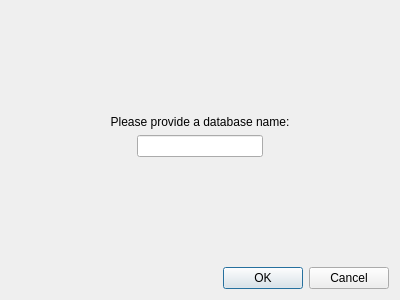
<?xml version="1.0" encoding="UTF-8"?>
<ui version="4.0">
 <class>Dialog</class>
 <widget class="QDialog" name="Dialog">
  <property name="geometry">
   <rect>
    <x>0</x>
    <y>0</y>
    <width>400</width>
    <height>300</height>
   </rect>
  </property>
  <property name="windowTitle">
   <string>Connect to new database</string>
  </property>
  <layout class="QVBoxLayout" name="verticalLayout">
   <item>
    <spacer name="verticalSpacer">
     <property name="orientation">
      <enum>Qt::Vertical</enum>
     </property>
     <property name="sizeHint" stdset="0">
      <size>
       <width>20</width>
       <height>82</height>
      </size>
     </property>
    </spacer>
   </item>
   <item>
    <widget class="QLabel" name="label">
     <property name="text">
      <string>Please provide a database name:</string>
     </property>
     <property name="alignment">
      <set>Qt::AlignCenter</set>
     </property>
    </widget>
   </item>
   <item>
    <layout class="QHBoxLayout" name="horizontalLayout">
     <item>
      <spacer name="horizontalSpacer">
       <property name="orientation">
        <enum>Qt::Horizontal</enum>
       </property>
       <property name="sizeHint" stdset="0">
        <size>
         <width>40</width>
         <height>20</height>
        </size>
       </property>
      </spacer>
     </item>
     <item>
      <widget class="QLineEdit" name="inp_db_name"/>
     </item>
     <item>
      <spacer name="horizontalSpacer_2">
       <property name="orientation">
        <enum>Qt::Horizontal</enum>
       </property>
       <property name="sizeHint" stdset="0">
        <size>
         <width>40</width>
         <height>20</height>
        </size>
       </property>
      </spacer>
     </item>
    </layout>
   </item>
   <item>
    <spacer name="verticalSpacer_2">
     <property name="orientation">
      <enum>Qt::Vertical</enum>
     </property>
     <property name="sizeHint" stdset="0">
      <size>
       <width>20</width>
       <height>81</height>
      </size>
     </property>
    </spacer>
   </item>
   <item>
    <widget class="QDialogButtonBox" name="buttons">
     <property name="orientation">
      <enum>Qt::Horizontal</enum>
     </property>
     <property name="standardButtons">
      <set>QDialogButtonBox::Cancel|QDialogButtonBox::Ok</set>
     </property>
    </widget>
   </item>
  </layout>
 </widget>
 <resources/>
 <connections>
  <connection>
   <sender>buttons</sender>
   <signal>accepted()</signal>
   <receiver>Dialog</receiver>
   <slot>accept()</slot>
   <hints>
    <hint type="sourcelabel">
     <x>248</x>
     <y>254</y>
    </hint>
    <hint type="destinationlabel">
     <x>157</x>
     <y>274</y>
    </hint>
   </hints>
  </connection>
  <connection>
   <sender>buttons</sender>
   <signal>rejected()</signal>
   <receiver>Dialog</receiver>
   <slot>reject()</slot>
   <hints>
    <hint type="sourcelabel">
     <x>316</x>
     <y>260</y>
    </hint>
    <hint type="destinationlabel">
     <x>286</x>
     <y>274</y>
    </hint>
   </hints>
  </connection>
 </connections>
</ui>
